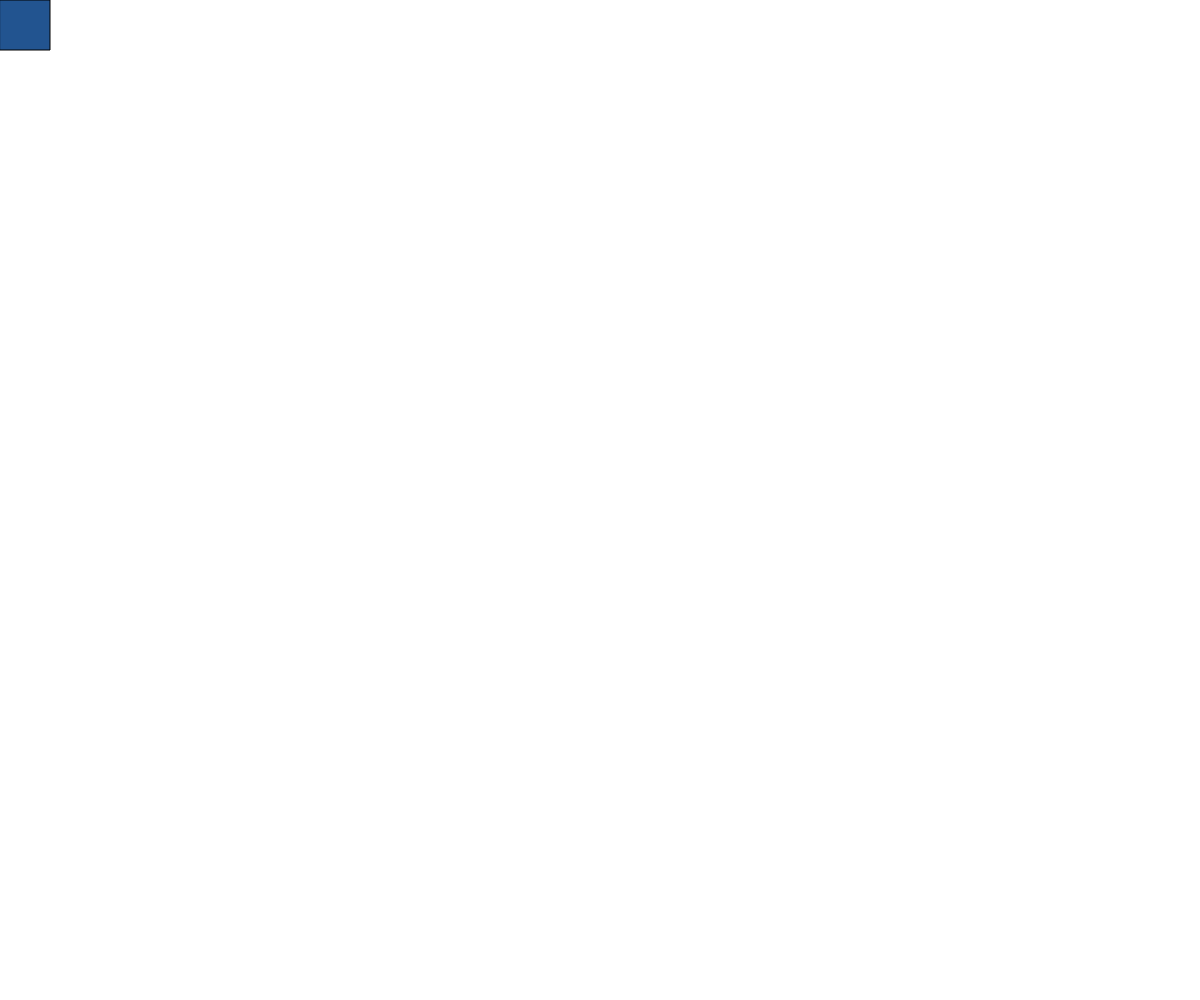
Frame 1 (no input)
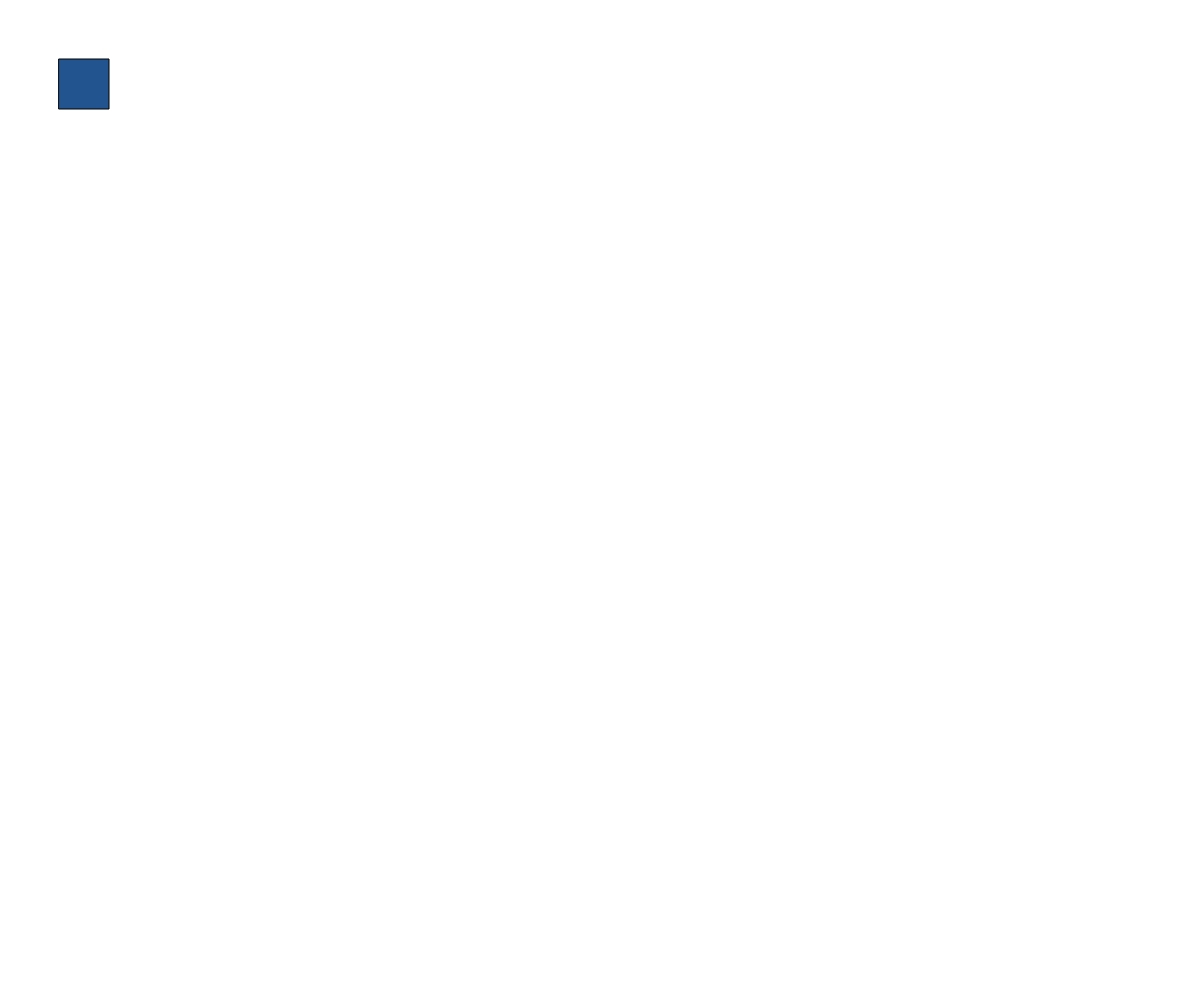
Frame 60 (no input)
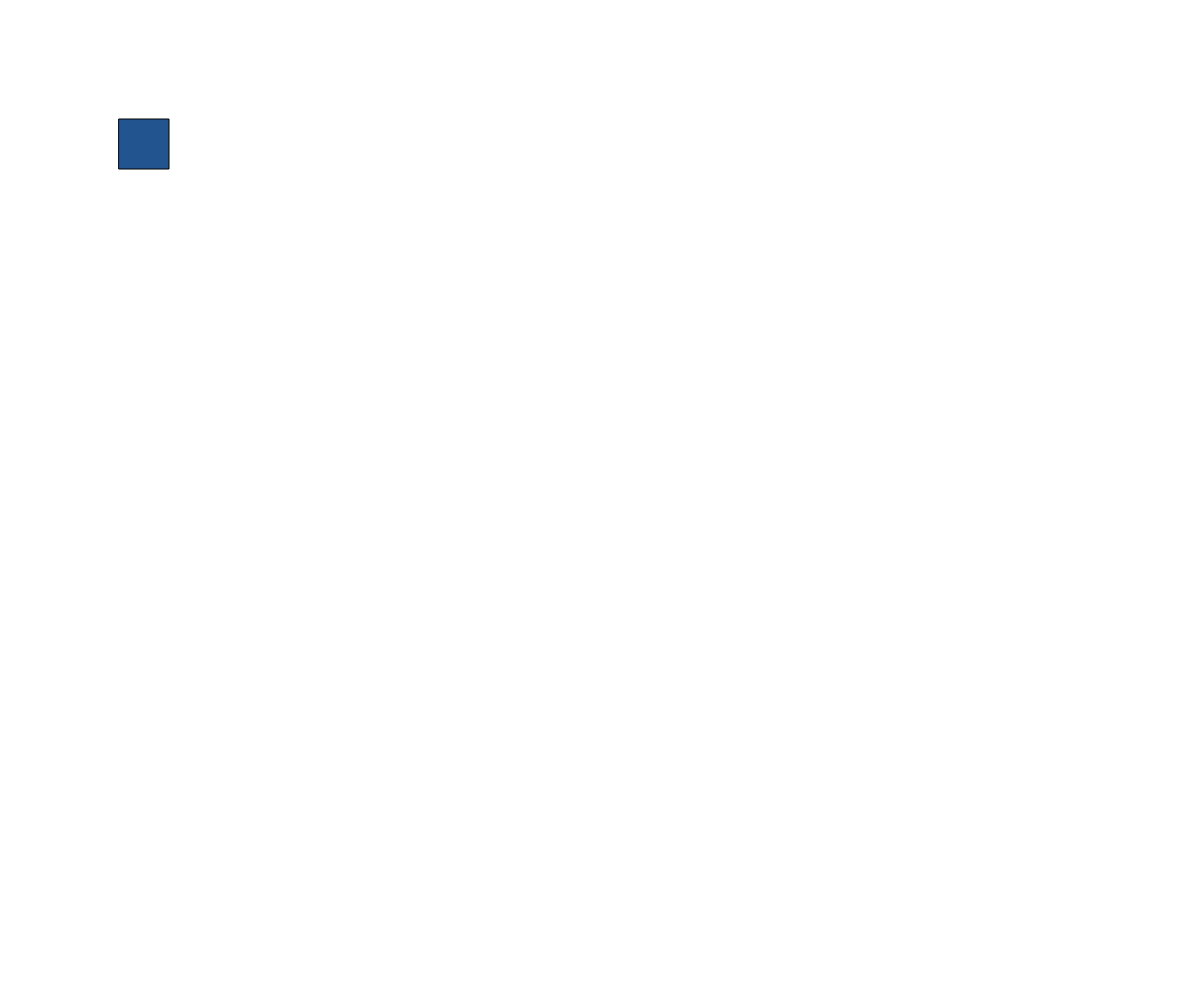
Frame 120 (the mouse pressed at the canvas centre since frame 60)

The p5.js sketch that drew these frames (run headless with seeded random() and noise() and a simulated clock; from frame 60 on, the mouse is pressed at the canvas centre):

// p5.js sketch
// ── sketch.js
let size = 50,
  pos = [0, 0],
  speed = [1, 1];
function setup() {
  createCanvas(windowWidth, windowHeight);
}

function draw() {
  clear();
  fill('#225490');
  rect(pos[0], pos[1], size, size);
  move();
  checkCollisions();
}

function checkCollisions() {
  if (pos[0] > windowWidth - size) speed[0] = speed[0] * -1;
  if (pos[0] < 0) speed[0] = speed[0] * -1;
  if (pos[1] > windowHeight - size) speed[1] = speed[1] * -1;
  if (pos[1] < 0) speed[1] = speed[1] * -1;
}

function move() {
  pos[0] = pos[0] + speed[0];
  pos[1] = pos[1] + speed[1];
}
